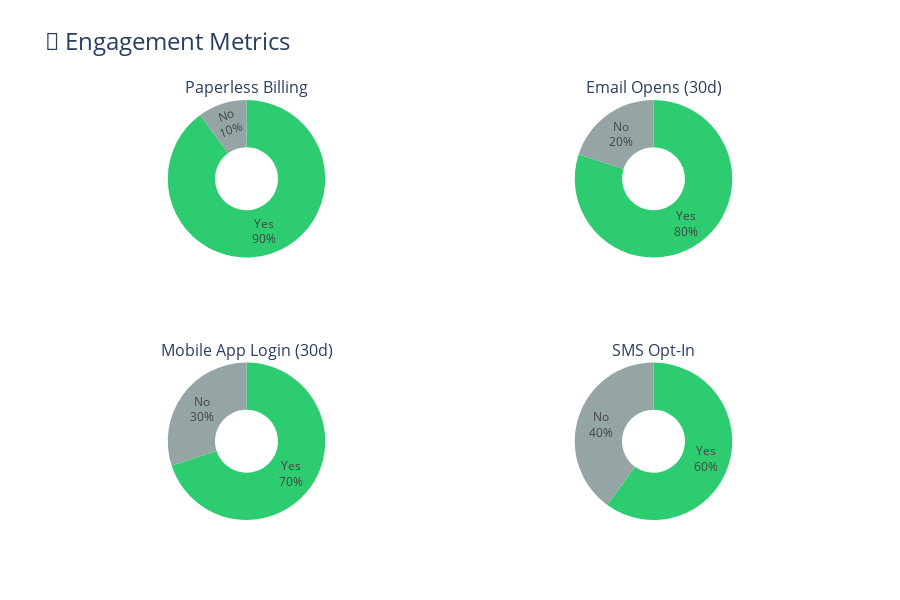

Here is the notebook cell this chart was saved with:
### Markdown cell above
## 11. Engagement Metrics Analysis 📱

Digital engagement across different channels.

### Code cell
# Calculate engagement percentages
engagement_metrics = {
    'Paperless Billing': df['paperless_billing'].mean() * 100,
    'Email Opens (30d)': df['email_open_last_30d'].mean() * 100,
    'Mobile App Login (30d)': df['mobile_app_login_last_30d'].mean() * 100,
    'SMS Opt-In': df['sms_opt_in'].mean() * 100
}

# Create subplots for pie charts
fig = make_subplots(
    rows=2, cols=2,
    subplot_titles=list(engagement_metrics.keys()),
    specs=[[{'type': 'pie'}, {'type': 'pie'}],
           [{'type': 'pie'}, {'type': 'pie'}]]
)

colors = ['#2ECC71', '#95A5A6']  # Green for Yes, Gray for No
row_col_pairs = [(1, 1), (1, 2), (2, 1), (2, 2)]

for idx, (metric, pct) in enumerate(engagement_metrics.items()):
    row, col = row_col_pairs[idx]
    fig.add_trace(go.Pie(
        labels=['Yes', 'No'],
        values=[pct, 100-pct],
        marker=dict(colors=colors),
        hole=0.4,
        textinfo='label+percent',
        textposition='inside'
    ), row=row, col=col)

fig.update_layout(height=600, title_text="📱 Engagement Metrics", title_font_size=24, showlegend=False)
fig.show()

print("\n📱 Engagement Summary:")
for metric, pct in engagement_metrics.items():
    print(f"   • {metric}: {pct:.1f}% adoption")

### Figure 1 — Plotly figure (JSON) as saved in the notebook; plotly's stock layout.template omitted (floating-point values rounded to 4 significant figures)
{"data": [{"domain": {"x": [0, 0.45], "y": [0.625, 1]}, "hole": 0.4, "labels": ["Yes", "No"], "marker": {"colors": ["#2ECC71", "#95A5A6"]}, "textinfo": "label+percent", "textposition": "inside", "type": "pie", "values": [90, 10]}, {"domain": {"x": [0.55, 1], "y": [0.625, 1]}, "hole": 0.4, "labels": ["Yes", "No"], "marker": {"colors": ["#2ECC71", "#95A5A6"]}, "textinfo": "label+percent", "textposition": "inside", "type": "pie", "values": [80, 20]}, {"domain": {"x": [0, 0.45], "y": [0, 0.375]}, "hole": 0.4, "labels": ["Yes", "No"], "marker": {"colors": ["#2ECC71", "#95A5A6"]}, "textinfo": "label+percent", "textposition": "inside", "type": "pie", "values": [70, 30]}, {"domain": {"x": [0.55, 1], "y": [0, 0.375]}, "hole": 0.4, "labels": ["Yes", "No"], "marker": {"colors": ["#2ECC71", "#95A5A6"]}, "textinfo": "label+percent", "textposition": "inside", "type": "pie", "values": [60, 40]}], "layout": {"annotations": [{"font": {"size": 16}, "showarrow": false, "text": "Paperless Billing", "x": 0.225, "xanchor": "center", "xref": "paper", "y": 1, "yanchor": "bottom", "yref": "paper"}, {"font": {"size": 16}, "showarrow": false, "text": "Email Opens (30d)", "x": 0.775, "xanchor": "center", "xref": "paper", "y": 1, "yanchor": "bottom", "yref": "paper"}, {"font": {"size": 16}, "showarrow": false, "text": "Mobile App Login (30d)", "x": 0.225, "xanchor": "center", "xref": "paper", "y": 0.375, "yanchor": "bottom", "yref": "paper"}, {"font": {"size": 16}, "showarrow": false, "text": "SMS Opt-In", "x": 0.775, "xanchor": "center", "xref": "paper", "y": 0.375, "yanchor": "bottom", "yref": "paper"}], "height": 600, "showlegend": false, "title": {"font": {"size": 24}, "text": "📱 Engagement Metrics"}}}
